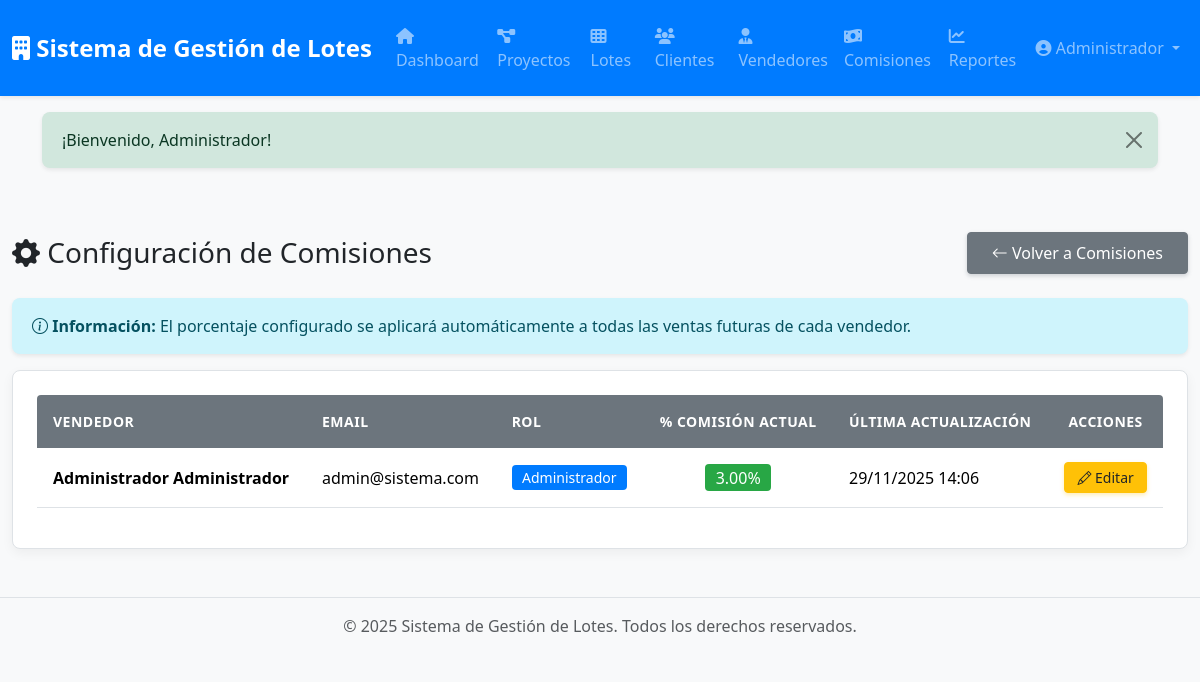
Page /comisiones/configuracion (signed in) on the earlier database version.
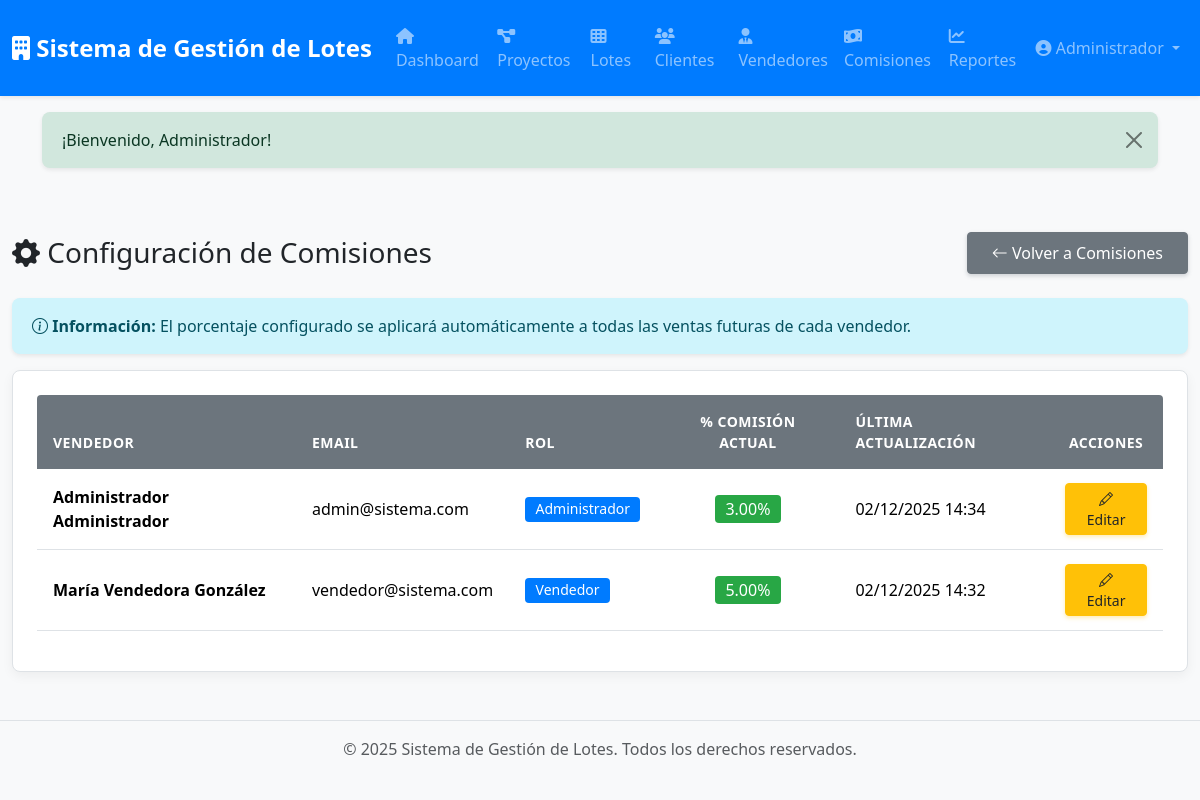
Same page on the later database version.
### tables this page shows
CREATE TABLE `vendedores` (
  `id` int(10) UNSIGNED NOT NULL,
  `user_id` int(10) UNSIGNED NOT NULL COMMENT 'Relación con tabla users',
  `codigo_vendedor` varchar(20) NOT NULL COMMENT 'Código único del vendedor',
  `tipo_documento` enum('CC','NIT','CE','pasaporte') DEFAULT 'CC',
  `numero_documento` varchar(50) NOT NULL COMMENT 'Documento de identidad',
  `nombres` varchar(100) NOT NULL,
  `apellidos` varchar(100) NOT NULL,
  `telefono` varchar(20) DEFAULT NULL,
  `celular` varchar(20) DEFAULT NULL,
  `email` varchar(150) NOT NULL,
  `direccion` varchar(255) DEFAULT NULL,
  `ciudad` varchar(100) DEFAULT NULL,
  `fecha_ingreso` date NOT NULL COMMENT 'Fecha de ingreso a la empresa',
  `fecha_salida` date DEFAULT NULL COMMENT 'Fecha de retiro (si aplica)',
  `tipo_contrato` enum('indefinido','fijo','prestacion_servicios','freelance') DEFAULT 'indefinido',
  `porcentaje_comision_default` decimal(5,2) NOT NULL DEFAULT 3.00 COMMENT 'Porcentaje por defecto',
  `banco` varchar(100) DEFAULT NULL COMMENT 'Banco para pagos',
  `tipo_cuenta` enum('ahorros','corriente') DEFAULT NULL,
  `numero_cuenta` varchar(50) DEFAULT NULL,
  `estado` enum('activo','inactivo','suspendido') DEFAULT 'activo',
  `observaciones` text DEFAULT NULL,
  `foto_perfil` varchar(255) DEFAULT NULL COMMENT 'Ruta de la foto del vendedor',
  `created_at` timestamp NULL DEFAULT current_timestamp(),
  `updated_at` timestamp NULL DEFAULT current_timestamp() ON UPDATE current_timestamp()
);

CREATE TABLE `users` (
  `id` int(10) UNSIGNED NOT NULL,
  `email` varchar(255) NOT NULL,
  `password` varchar(255) NOT NULL,
  `nombre` varchar(100) NOT NULL,
  `rol` enum('administrador','vendedor','consulta') DEFAULT 'consulta',
  `reset_token` varchar(64) DEFAULT NULL COMMENT 'Token para recuperación de contraseña',
  `reset_token_expira` datetime DEFAULT NULL COMMENT 'Fecha de expiración del token',
  `activo` tinyint(1) DEFAULT 1 COMMENT 'Estado del usuario',
  `created_at` timestamp NULL DEFAULT current_timestamp(),
  `updated_at` timestamp NULL DEFAULT current_timestamp() ON UPDATE current_timestamp()
);

### app/Views/comisiones/configuracion.php (the view, shortened to what the changed rows need)
<div class="container-fluid py-4">
    <div class="d-flex justify-content-between align-items-center mb-4">
        <h1 class="h3 mb-0">
            <i class="bi bi-gear-fill"></i> Configuración de Comisiones
        </h1>
        <a href="/comisiones" class="btn btn-secondary">
            <i class="bi bi-arrow-left"></i> Volver a Comisiones
        </a>
    </div>
    <div class="alert alert-info">
        <i class="bi bi-info-circle"></i>
        <strong>Información:</strong> El porcentaje configurado se aplicará automáticamente a todas las ventas futuras de cada vendedor.
    </div>
    <div class="card">
        <div class="card-body">
            <div class="table-responsive">
                <table class="table table-hover">
                    <thead>
                        <tr>
                            <th>Vendedor</th>
                            <th>Email</th>
                            <th>Rol</th>
                            <th class="text-center">% Comisión Actual</th>
                            <th>Última Actualización</th>
                            <th class="text-center">Acciones</th>
                        </tr>
                    </thead>
                    <tbody>
                        <?php foreach ($vendedores as $v): ?>
                            <tr>
                                <td><strong><?= htmlspecialchars($v['nombre']) ?></strong></td>
                                <td><?= htmlspecialchars($v['email']) ?></td>
                                <td><span class="badge bg-primary"><?= ucfirst($v['rol']) ?></span></td>
                                <td class="text-center">
                                    <span class="badge bg-success fs-6"><?= number_format($v['porcentaje_comision'], 2) ?>%</span>
                                </td>
                                <td>
                                    <?php if ($v['fecha_actualizacion']): ?>
                                        <?= date('d/m/Y H:i', strtotime($v['fecha_actualizacion'])) ?>
                                    <?php else: ?>
                                        <span class="text-muted">Por defecto</span>
                                    <?php endif; ?>
                                </td>
                                <td class="text-center">
                                    <button type="button" class="btn btn-sm btn-warning"
                                            data-bs-toggle="modal"
                                            data-bs-target="#modalEditar"
                                            onclick="editarComision(<?= $v['id'] ?>, '<?= htmlspecialchars($v['nombre'], ENT_QUOTES) ?>', <?= $v['porcentaje_comision'] ?>, '<?= htmlspecialchars($v['observaciones'] ?? '', ENT_QUOTES) ?>')">
                                        <i class="bi bi-pencil"></i> Editar
                                    </button>
                                </td>
                            </tr>
                        <?php endforeach; ?>
                    </tbody>
                </table>
            </div>
        </div>
    </div>
</div>

### core/Router.php (shortened to what the changed rows need)
<?php
class Router
{
    private $routes = [];
    public function __construct($baseUrl = '')
    {
        $this->baseUrl = rtrim($baseUrl, '/');
    }
    private function addRoute($method, $uri, $handler)
    {
        $uri = '/' . trim($uri, '/');
        $this->routes[] = [
            'method' => $method,
            'uri' => $uri,
            'handler' => $handler,
            'pattern' => $this->convertUriToPattern($uri)
        ];
    }
    private function convertUriToPattern($uri)
    {
        $pattern = preg_replace('/\{([a-z_]+)\}/', '([^/]+)', $uri);
        return '#^' . $pattern . '$#';
    }
    public function dispatch()
    {
        $requestMethod = $_SERVER['REQUEST_METHOD'];
        $requestUri = $this->getRequestUri();
        foreach ($this->routes as $route) {
            if ($route['method'] !== $requestMethod) {
                continue;
            }
            if (preg_match($route['pattern'], $requestUri, $matches)) {
                array_shift($matches);
                return $this->callHandler($route['handler'], $matches);
            }
        }
    }
    private function getRequestUri()
    {
        $uri = parse_url($_SERVER['REQUEST_URI'], PHP_URL_PATH);
        return '/' . trim($uri, '/');
    }
    private function callHandler($handler, $params = [])
    {
        if (is_string($handler) && strpos($handler, '@') !== false) {
            list($controller, $method) = explode('@', $handler);
            $controllerInstance = new $controllerClass();
            return call_user_func_array([$controllerInstance, $method], $params);
        }
        throw new Exception("Invalid route handler");
    }
}

### app/Views/layouts/app.php (shortened to what the changed rows need)
<!DOCTYPE html>
<html lang="es">
<head>
    <link rel="stylesheet" href="<?= asset('css/bootstrap/bootstrap.min.css') ?>">
    <link rel="stylesheet" href="https://cdn.jsdelivr.net/npm/bootstrap-icons@1.11.0/font/bootstrap-icons.css">
    <link rel="stylesheet" href="https://cdnjs.cloudflare.com/ajax/libs/font-awesome/6.4.0/css/all.min.css">
    <link rel="stylesheet" href="<?= asset('css/theme.css') ?>">
</head>
<body>
    <?php if (isAuthenticated()): ?>
        <nav class="navbar navbar-expand-lg navbar-dark bg-primary">
            <div class="container-fluid">
                <a class="navbar-brand" href="<?= url('/') ?>">
                    <i class="fas fa-building"></i> <?= APP_NAME ?>
                </a>
                <div class="collapse navbar-collapse" id="navbarNav">
                    <ul class="navbar-nav me-auto">
                        <li class="nav-item">
                            <a class="nav-link" href="<?= url('/dashboard') ?>">
                                <i class="fas fa-home"></i> Dashboard
                            </a>
                        </li>
                        <li class="nav-item">
                            <a class="nav-link" href="<?= url('/proyectos') ?>">
                                <i class="fas fa-project-diagram"></i> Proyectos
                            </a>
                        </li>
                        <li class="nav-item">
                            <a class="nav-link" href="<?= url('/lotes') ?>">
                                <i class="fas fa-th"></i> Lotes
                            </a>
                        </li>
                        <li class="nav-item">
                            <a class="nav-link" href="<?= url('/clientes') ?>">
                                <i class="fas fa-users"></i> Clientes
                            </a>
                        </li>
                        <?php if (hasRole('administrador')): ?>
                        <li class="nav-item">
                            <a class="nav-link" href="<?= url('/vendedores') ?>">
                                <i class="fas fa-user-tie"></i> Vendedores
                            </a>
                        </li>
                        <li class="nav-item">
                            <a class="nav-link" href="<?= url('/comisiones') ?>">
                                <i class="fas fa-money-bill-wave"></i> Comisiones
                            </a>
                        </li>
                        <?php endif; ?>
                        <li class="nav-item">
                            <a class="nav-link" href="<?= url('/reportes') ?>">
                                <i class="fas fa-chart-line"></i> Reportes
                            </a>
                        </li>
                    </ul>
                    <ul class="navbar-nav">
                        <li class="nav-item dropdown">
                            <a class="nav-link dropdown-toggle" href="#" id="navbarDropdown" role="button"
                               data-bs-toggle="dropdown" aria-expanded="false">
                                <i class="fas fa-user-circle"></i> <?= e(user()['nombre'] ?? 'Usuario') ?>
                            </a>
                        </li>
                    </ul>
                </div>
            </div>
        </nav>
    <?php endif; ?>
    <?php $flash = getFlash(); ?>
    <?php if ($flash): ?>
        <div class="container mt-3">
            <div class="alert alert-<?= $flash['type'] ?> alert-dismissible fade show" role="alert">
                <?= e($flash['message']) ?>
                <button type="button" class="btn-close" data-bs-dismiss="alert"></button>
            </div>
        </div>
    <?php endif; ?>
    <main class="py-4">
        <?= $content ?>
    </main>
    <footer class="footer mt-auto py-3 bg-light">
        <div class="container text-center">
            <span class="text-muted">© <?= date('Y') ?> <?= APP_NAME ?>. Todos los derechos reservados.</span>
        </div>
    </footer>
</body>
</html>

Differences in the rows shown:
changed vendedores "admin@sistema.com": updated_at "29/11/2025 14:06" → "02/12/2025 14:34"
added vendedores: nombre "María Vendedora González", email "vendedor@sistema.com", user.rol "Vendedor", porcentaje_comision_default "5.00", updated_at "02/12/2025 14:32"
